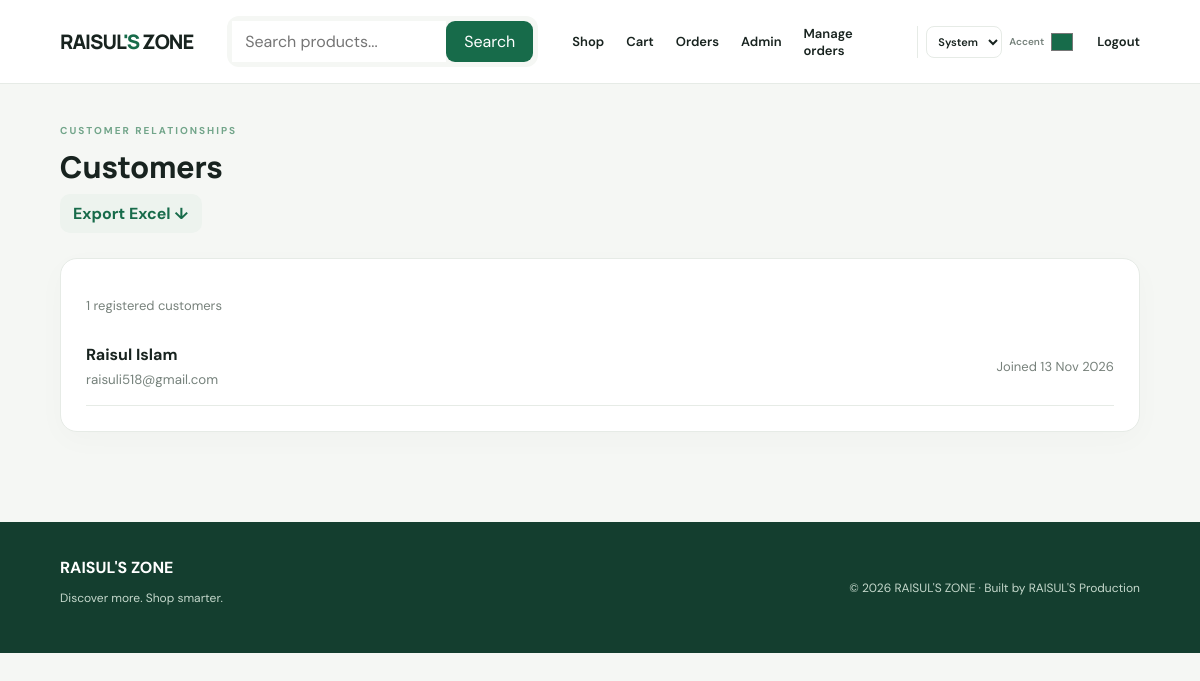
The page /admin/customers (signed in) on the database its author committed.
### app/models.py (models this page shows, shortened)
class User(UserMixin, db.Model):
    id = db.Column(db.Integer, primary_key=True)
    name = db.Column(db.String(100), nullable=False)
    email = db.Column(db.String(150), unique=True, nullable=False, index=True)
    password_hash = db.Column(db.String(255), nullable=False)
    role = db.Column(db.String(20), default="customer", nullable=False)
    created_at = db.Column(db.DateTime, default=datetime.utcnow)

### app/admin.py (the view)
@admin.route('/customers')
@login_required
def customers():
    admin_required(); people=User.query.filter_by(role='customer').order_by(User.created_at.desc()).all()
    return render_template('admin_customers.html', customers=people)

### app/admin.py (called while the page is built)
def admin_required():
    if not current_user.is_authenticated or current_user.role != "admin": abort(403)

### app/models.py (called while the page is built)
@login_manager.user_loader
def load_user(user_id):
    return db.session.get(User, int(user_id))

### app/templates/admin_customers.html
{% extends 'base.html' %}{% block content %}<div class="page-heading"><div><span class="eyebrow">CUSTOMER RELATIONSHIPS</span><h1>Customers</h1></div><a class="button secondary" href="{{ url_for('admin.export',kind='customers') }}">Export Excel ↓</a></div><div class="panel"><p class="muted">{{ customers|length }} registered customers</p>{% for u in customers %}<div class="order-row"><div><strong>{{ u.name }}</strong><small>{{ u.email }}</small></div><span class="muted">Joined {{ u.created_at.strftime('%d %b %Y') }}</span></div>{% else %}<p>No customers yet.</p>{% endfor %}</div>{% endblock %}

### app/static/css/style.css (style rules this page uses)
:root { --ink:#18231f;--muted:#75817b;--paper:#f5f7f4;--white:#fff;--green:#176b4a;--lime:#c8f169;--line:#e6ebe6;--shadow:0 18px 50px rgba(22,48,35,.08) }
* { box-sizing:border-box }
html { scroll-behavior:smooth }
body { margin:0;background:var(--paper);color:var(--ink);font-family:'DM Sans',sans-serif }
a { color:inherit;text-decoration:none }
.eyebrow { font-size:10px;font-weight:700;letter-spacing:2px;color:#72a58a }
.button { display:inline-flex;justify-content:center;align-items:center;background:var(--green);color:#fff;border:0;border-radius:10px;padding:13px 20px;font-weight:700;cursor:pointer;transition:.2s }
.button.secondary { background:#edf3ee;color:var(--green);padding:9px 13px }
.section-head h2,.page-heading h1 { font:800 30px Manrope;margin:7px 0 }
.page-heading { margin:15px 0 25px }
.panel { background:#fff;border:1px solid var(--line);border-radius:17px;padding:25px;box-shadow:0 8px 30px #102c1a06 }
.muted { color:var(--muted);font-size:13px }
.cart-row,.order-row { display:flex;justify-content:space-between;align-items:center;gap:20px;padding:17px 0;border-bottom:1px solid var(--line) }
.cart-row small,.order-row small { display:block;color:var(--muted);margin-top:6px }
.muted { color:#77817b }
:root { color-scheme:light;--focus:color-mix(in srgb,var(--green) 28%,transparent) }
body { background:var(--paper);color:var(--ink) }
.topbar,.panel,.stat-card,.product-card,.auth-card,.empty-state,.admin-shortcuts a { background:var(--white);color:var(--ink) }

### rows shown on the page
User: name "Raisul Islam", email "raisuli518@gmail.com", created_at "13 Nov 2026"

### other values the page prints
{{ customers|length }} "1"
{{ 2026 }} "2026"
